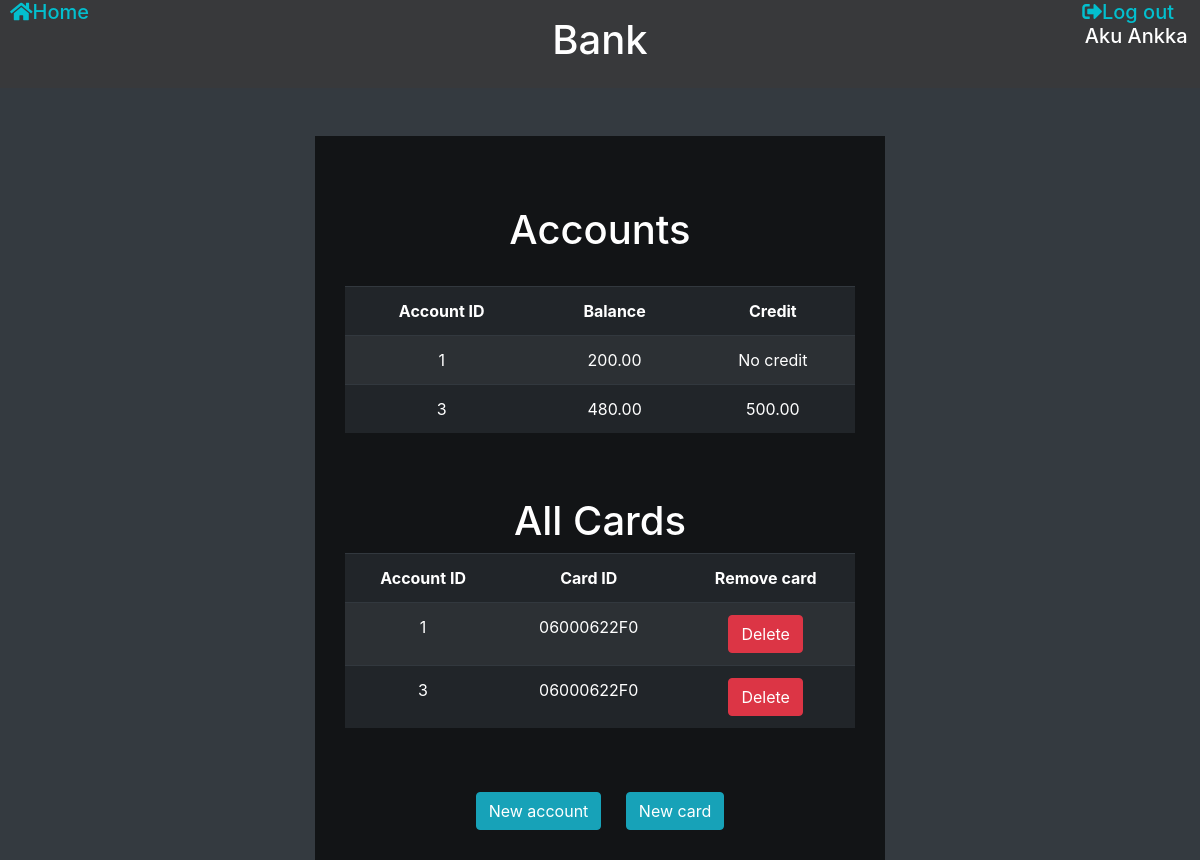
Page /index.php (signed in) on the committed database.
### tables this page shows
CREATE TABLE IF NOT EXISTS `account` (
  `idaccount` INT NOT NULL AUTO_INCREMENT,
  `balance` DECIMAL(10,2) NOT NULL,
  `credit` DECIMAL(10,2) NULL,
  PRIMARY KEY (`idaccount`));

CREATE TABLE IF NOT EXISTS `card` (
  `idcard` VARCHAR(16) NOT NULL,
  `pin` VARCHAR(255) NOT NULL,
  `idcustomer` INT NOT NULL,
  PRIMARY KEY (`idcard`),
  INDEX `fk_card_customer1_idx` (`idcustomer` ASC) VISIBLE,
  CONSTRAINT `fk_card_customer1`
    FOREIGN KEY (`idcustomer`)
    REFERENCES `customer` (`idcustomer`)
    ON DELETE NO ACTION
    ON UPDATE NO ACTION);

### www/index.php (the view, shortened to what this page needs)
<?php
require_once "connection.php";
try {
	$sql = 'SELECT account.idaccount, account.balance, account.credit FROM account
	JOIN customer_has_account ON account.idaccount = customer_has_account.idaccount
	JOIN customer ON customer_has_account.idcustomer = customer.idcustomer
	WHERE customer.idcustomer = :idCustomer
	ORDER BY idaccount ASC';
	$statement = $connect->prepare($sql);
	$paramCustomerId = $_SESSION["userID"];
	$statement->bindparam(":idCustomer", $paramCustomerId);
	$statement->execute();
	$result = $statement->fetchAll();
} catch (Exception $error) {
	echo "Error" . $error->getMessage();
}
try {
	$sql = 'SELECT card.idcard, account.idaccount FROM customer
	JOIN card ON customer.idcustomer = card.idcustomer
	JOIN card_has_account ON card.idcard = card_has_account.idcard
	JOIN account ON card_has_account.idaccount = account.idaccount
	WHERE customer.idcustomer = :idCustomer';
	$statement = $connect->prepare($sql);
	$paramCustomerId = $_SESSION["userID"];
	$statement->bindparam(":idCustomer", $paramCustomerId);
	$statement->execute();
	$result2 = $statement->fetchAll();
} catch (Exception $error) {
	echo "Error" . $error->getMessage();
}
?>
<!DOCTYPE html>
<html lang="fi">
<head>
	<link rel="stylesheet" href="https://maxcdn.bootstrapcdn.com/bootstrap/4.1.3/css/bootstrap.min.css">
	<link rel="stylesheet" href="https://use.fontawesome.com/releases/v5.3.1/css/all.css">
	<link rel="stylesheet" type="text/css" href="https://cdn.datatables.net/v/bs4/dt-1.12.1/r-2.3.0/datatables.min.css"/>
	<link rel="stylesheet" href="stylesheet.css">
</head>
<body class="bg-dark text-white ">
	<?php include 'header.php';?>
	<main class="container text-center">
	<div class="row">
		<div class="col-md-3 mx-auto"></div>
		<div style="background-color:rgba(0, 0, 0, 0.65); padding: 30px;" class="col-md-6 mx-auto">
			<br>
			<h1>Accounts</h1>
			<br>
			<table id="table" class="table table-dark table-striped">
				<thead>
					<tr class="font-weight-bold">
						<td>Account ID</td>
						<td>Balance</td>
						<td>Credit</td>
					</tr>
				</thead>
				<tbody>
				<?php
					if (count($result) === 0) {
						echo "<tr><td colspan='3'>You have no accounts.</td></tr>";
					} else {
						foreach ($result as $value) {
							echo '<tr onclick="window.location=\'accountDetails.php?id=' . htmlspecialchars($value['idaccount']) . '\'"><td>' . htmlspecialchars($value['idaccount']) . '</td>
							<td>' . htmlspecialchars($value['balance']) . "</td>
							<td>";
							if($value['credit'] === NULL) {
								echo "No credit";
							} else {
								echo htmlspecialchars($value['credit']);
							}
							echo "</td>
							</tr>";
						}
					}
				?>
				</tbody>
			</table><br><br>
			<h1>All Cards</h1>
			<table id="cardTable" class="table table-dark table-striped">
				<thead>
					<tr class="font-weight-bold">
						<td>Account ID</td>
						<td>Card ID</td>
						<td>Remove card</td>
					</tr>
				</thead>
				<tbody>
				<?php
					if (count($result2) === 0) {
						echo "<tr><td colspan='2'>You have no cards.</td></tr>";
					} else {
						foreach ($result2 as $value) {
							echo '<tr><td>' . htmlspecialchars($value['idaccount']) . '</td>
							<td>' . htmlspecialchars($value['idcard']) . '</td>
							<td><a href=deleteCard.php?delID=' . htmlspecialchars($value['idcard']) . ' role="button" class="btn btn-danger"  onClick="return confirm(\'Are you sure you want to delete this card?\')">Delete</a></td>
							</tr>';
						}
					}
				?>
				</tbody>
			</table><br><br>
			<button onclick="location.href='createAccount.php';" style="margin-right: 20px" class="btn btn-info">New account</button>
			<button onclick="location.href='createCard.php';" class="btn btn-info">New card</button>
		</div>
		<div class="col-md-3 mx-auto"></div>
	</div>
	</main>
</body>
</html>

### www/stylesheet.css (style rules this page uses)
body { background-image: url("https://images.nationalgeographic.org/image/upload/v1638892272/EducationHub/photos/hoh-river-valley.jpg"); background-attachment: fixed; }

### rows in the picture
account: idaccount "1", balance "200.00", shows "No credit"
account: idaccount "3", balance "480.00", credit "500.00"
card: account.idaccount "1", idcard "06000622F0", account.idaccount "3"

### other values in the picture
$_SESSION["name"] "Aku Ankka"
